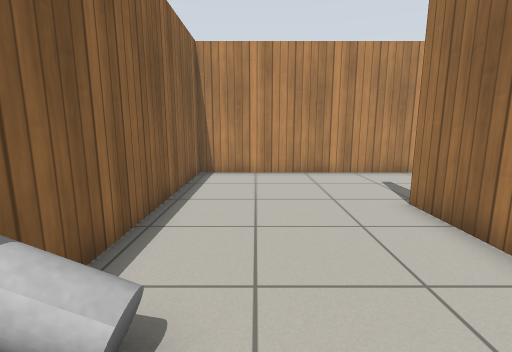
view 1 (above)

12 first-person views from a walk through a world built for the Gazebo simulator. The camera is 0.92 m above the floor, tilts 10° down and sees 85° across. The floor is counted in squares, 0.5 m on a side. Each view is taken from the middle of a square. On the plan, view 1 faces up. The plan holds only what a view shows up to about 16 squares ahead; the rest is blank. Simple patterns stand in for the simulator's built-in surfaces.

view 2
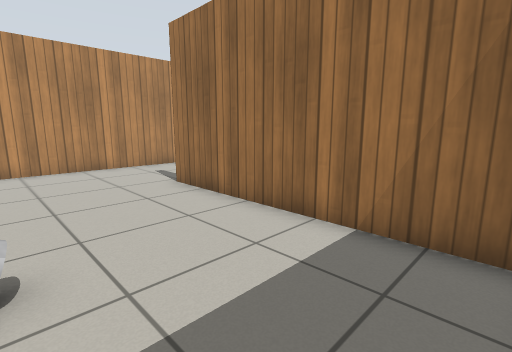

view 3
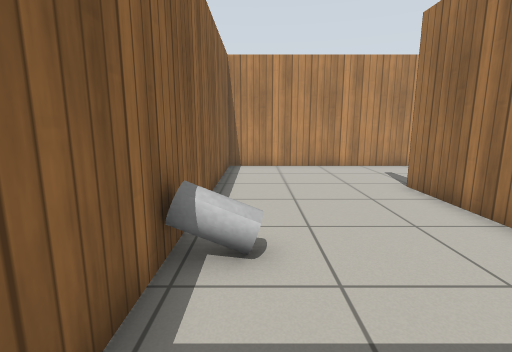

view 4
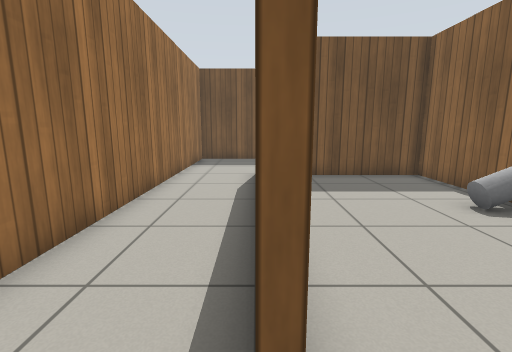

view 5
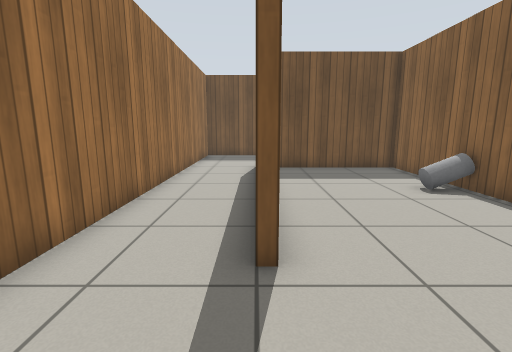

view 6
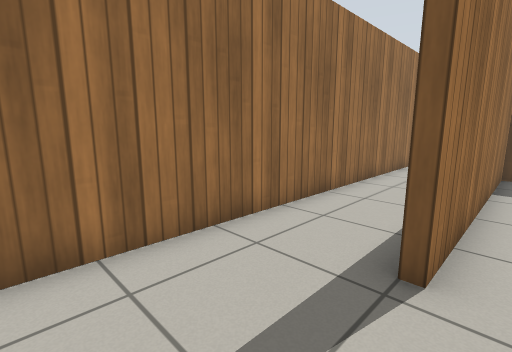

view 7
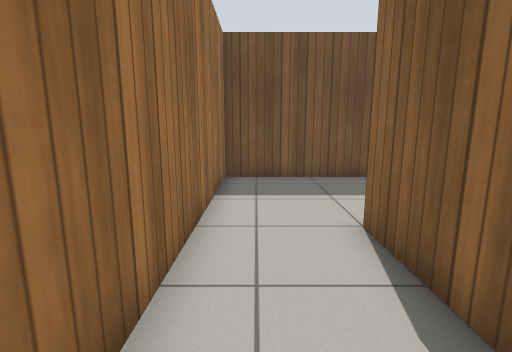

view 8
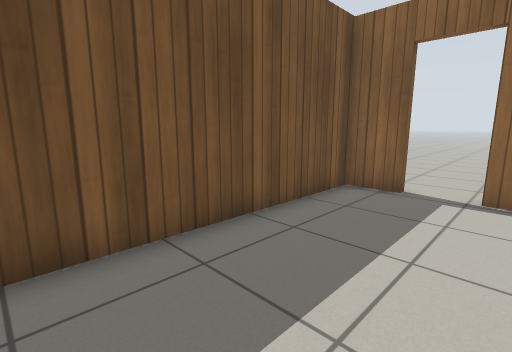

view 9
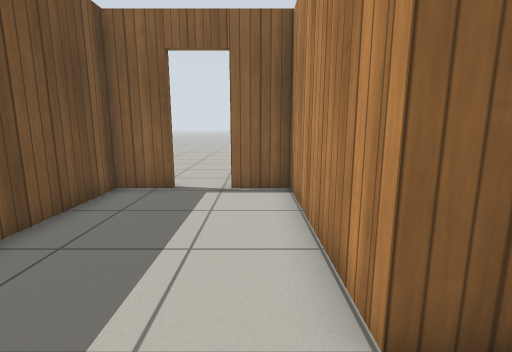

view 10
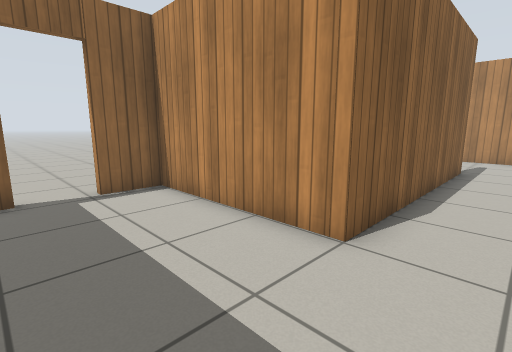

view 11
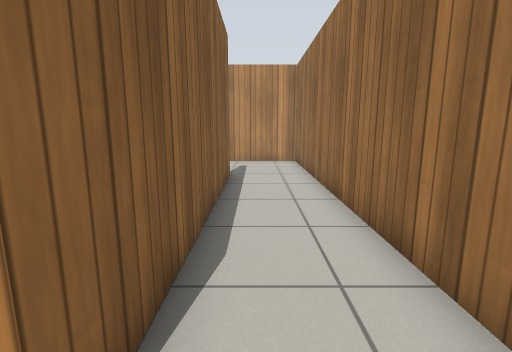

view 12
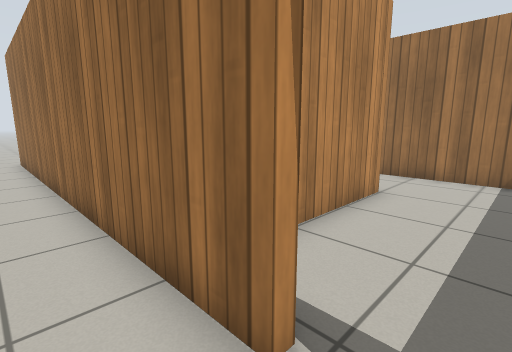

### Floor plan
Points are (right, up) in squares from view 1. A wall is a line through its corners. A room is listed if a view was taken in it or the views show most of it. See-through windows are left out.
Room 1 (views 1, 2, 3, 6)
walls: (-2.3, 1.5) (-2.3, -2.7) (3.7, -2.7) (3.7, 6.5); (3.4, 11.2) (-2.3, 11.2) (-2.3, 2.5)
ways out: opening at (4, 8.5) to room 2
objects: grey cylinder (-2, 2) to (-1, 2)
Room 2 (views 4, 5, 7, 8, 9, 10, 11)
walls: (3.7, 6.5) (4, 6.5) (4, -3) (-2.3, -3) (-2.3, -4.7); (-2.3, -6.5) (-2.3, -8.2) (7.1, -8.2) (7.1, 11.2) (3.4, 11.2)
ways out: opening at (4, 8.5) to room 1; open door at (-2.5, -5.5) to room 3
Room 3 (view 12)
walls: (-2.3, 2.5) (-2.3, 1.5); (-2.6, -4.7) (-2.6, 11.5)
ways out: open door at (-2.5, -5.5) to room 2

Where each view was taken, in squares from view 1:
view 1: 0 up, 0 right, facing up
view 2: 2 down, 1 left, facing up-right
view 3: 2 down, 1 left, facing up
view 4: 8 up, 4 right, facing down
view 5: 10 up, 4 right, facing down
view 6: 10 up, 3 right, facing down-right
view 7: 2 up, 6 right, facing down
view 8: 4 down, 6 right, facing down-left
view 9: 4 down, 6 right, facing left
view 10: 7 down, 6 right, facing up-left
view 11: 4 down, 5 right, facing up
view 12: 6 down, 4 left, facing up-right
